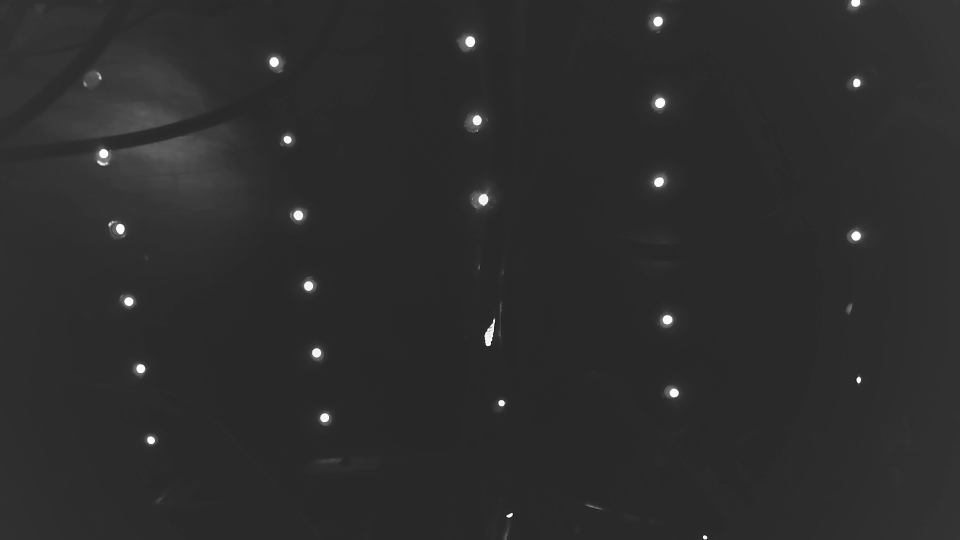
#> input picture quick_test_cam0_DirectShow_exp-6.jpg, 1920 x 1080 px, given in place of the camera (shown at 1/2 size)
$ python ultra_sensitive_test.py
#> lines starting #> are read from the running program, lines starting #| are printed output that depends on the picture; after the words box and inside, x2 and y2 are one past the last pixel; in counts of white or black regions, pixels touching at a corner belong together
#!/usr/bin/env python3
"""
超敏感红光检测测试 - 实时显示检测效果
"""

import cv2
import numpy as np
import time
import logging
import sys
from mqtt_camera_monitoring.config import ConfigManager
from mqtt_camera_monitoring.light_detector import RedLightDetector

def setup_logging():
    """设置日志"""
    logging.basicConfig(
        level=logging.INFO,
        format='%(asctime)s - %(levelname)s - %(message)s',
        handlers=[logging.StreamHandler(sys.stdout)]
    )

def balanced_detection(frame):
    """平衡的红光检测算法 - 适中敏感度"""
    if frame is None or frame.size == 0:
        return 0, [], np.zeros((frame.shape[0], frame.shape[1]), dtype=np.uint8)

    # 最小模糊减少噪声
    blurred = cv2.GaussianBlur(frame, (1, 1), 0) if frame.shape[0] > 100 else frame

    # 转换颜色空间
    hsv = cv2.cvtColor(blurred, cv2.COLOR_BGR2HSV)

    # 1. 适中的HSV红色检测
    lower_red_1 = np.array([0, 25, 25], dtype=np.uint8)
    upper_red_1 = np.array([18, 255, 255], dtype=np.uint8)
    lower_red_2 = np.array([160, 25, 25], dtype=np.uint8)
    upper_red_2 = np.array([180, 255, 255], dtype=np.uint8)

    mask1 = cv2.inRange(hsv, lower_red_1, upper_red_1)
    mask2 = cv2.inRange(hsv, lower_red_2, upper_red_2)
    hsv_mask = cv2.bitwise_or(mask1, mask2)

    # 2. 适中的亮度过滤
    brightness_mask = hsv[:, :, 2] > 30
    hsv_mask = cv2.bitwise_and(hsv_mask, brightness_mask.astype(np.uint8) * 255)

    # 3. 红色通道优势检测（适中条件）
    b, g, r = cv2.split(blurred)
    red_dominant = (r > g + 15) & (r > b + 15) & (r > 40)
    red_channel_mask = red_dominant.astype(np.uint8) * 255

    # 4. 组合检测结果（使用OR保持检测能力）
    final_mask = cv2.bitwise_or(hsv_mask, red_channel_mask)

    # 最小形态学处理
    if np.any(final_mask):
        kernel = cv2.getStructuringElement(cv2.MORPH_ELLIPSE, (1, 1))
        final_mask = cv2.morphologyEx(final_mask, cv2.MORPH_OPEN, kernel, iterations=1)

    # 查找轮廓
    contours, _ = cv2.findContours(final_mask, cv2.RETR_EXTERNAL, cv2.CHAIN_APPROX_SIMPLE)

    # 适度的轮廓过滤
    valid_contours = []
    for contour in contours:
        area = cv2.contourArea(contour)
        if area < 3 or area > 80000:  # 放宽面积限制
            continue

        # 基本形状检查
        x, y, w, h = cv2.boundingRect(contour)
        if w > 0 and h > 0:
            aspect_ratio = float(w) / h
            if aspect_ratio < 0.2 or aspect_ratio > 5.0:  # 放宽长宽比
                continue

        valid_contours.append(contour)

    return len(valid_contours), valid_contours, final_mask

def test_camera_balanced(camera_id: int, duration: int = 10):
    """测试单个摄像头的平衡检测"""
    print(f"\n=== 平衡检测测试摄像头 {camera_id} ===")

    # 初始化摄像头
    cap = cv2.VideoCapture(camera_id, cv2.CAP_DSHOW)
    if not cap.isOpened():
        print(f"❌ 摄像头 {camera_id} 无法打开")
        return False

    # 配置摄像头
    cap.set(cv2.CAP_PROP_FRAME_WIDTH, 640)
    cap.set(cv2.CAP_PROP_FRAME_HEIGHT, 480)
    cap.set(cv2.CAP_PROP_BUFFERSIZE, 1)
    cap.set(cv2.CAP_PROP_AUTO_EXPOSURE, 0.25)
    cap.set(cv2.CAP_PROP_EXPOSURE, -4)
    cap.set(cv2.CAP_PROP_BRIGHTNESS, 0.6)
    cap.set(cv2.CAP_PROP_CONTRAST, 0.6)
    cap.set(cv2.CAP_PROP_SATURATION, 0.8)

    print(f"✅ 摄像头 {camera_id} 初始化成功")

    # 预热
    for _ in range(5):
        ret, frame = cap.read()
        if not ret:
            print(f"❌ 摄像头 {camera_id} 无法读取帧")
            cap.release()
            return False

    print(f"开始 {duration} 秒平衡检测测试...")
    print("按 'q' 键提前退出，按 's' 键保存当前帧")

    detection_results = []
    start_time = time.time()
    frame_count = 0

    try:
        while time.time() - start_time < duration:
            ret, frame = cap.read()
            if not ret:
                continue

            frame_count += 1

            # 执行平衡检测
            count, contours, mask = balanced_detection(frame)
            detection_results.append(count)

            # 在原图上绘制检测结果
            result_frame = frame.copy()
            for contour in contours:
                x, y, w, h = cv2.boundingRect(contour)
                cv2.rectangle(result_frame, (x, y), (x+w, y+h), (0, 255, 0), 1)

            # 显示信息
            elapsed = time.time() - start_time
            cv2.putText(result_frame, f"Camera {camera_id}: {count} red lights",
                       (10, 30), cv2.FONT_HERSHEY_SIMPLEX, 0.7, (0, 255, 0), 2)
            cv2.putText(result_frame, f"Time: {elapsed:.1f}s",
                       (10, 60), cv2.FONT_HERSHEY_SIMPLEX, 0.7, (0, 255, 0), 2)

            # 显示原图和掩码
            display_frame = np.hstack([result_frame, cv2.cvtColor(mask, cv2.COLOR_GRAY2BGR)])
            cv2.imshow(f'Camera {camera_id} - Balanced Detection', display_frame)

            # 每秒输出一次结果
            if frame_count % 10 == 0:
                avg_count = np.mean(detection_results[-10:]) if len(detection_results) >= 10 else np.mean(detection_results)
                print(f"  {elapsed:.1f}s: 检测到 {count} 个红光 (平均: {avg_count:.1f})")

            # 检查按键
            key = cv2.waitKey(1) & 0xFF
            if key == ord('q'):
                print("用户退出测试")
                break
            elif key == ord('s'):
                filename = f"camera_{camera_id}_frame_{frame_count}.jpg"
                cv2.imwrite(filename, frame)
                print(f"保存帧到 {filename}")

    except KeyboardInterrupt:
        print("用户中断测试")

    finally:
        cap.release()
        cv2.destroyAllWindows()

    # 统计结果
    if detection_results:
        total_detections = len(detection_results)
        non_zero_detections = len([x for x in detection_results if x > 0])
        avg_count = np.mean(detection_results)
        max_count = max(detection_results)

        print(f"\n📊 摄像头 {camera_id} 平衡检测统计:")
        print(f"  总检测次数: {total_detections}")
        print(f"  检测到红光次数: {non_zero_detections} ({non_zero_detections/total_detections*100:.1f}%)")
        print(f"  平均红光数量: {avg_count:.2f}")
        print(f"  最大红光数量: {max_count}")

        return non_zero_detections > 0

    return False

def main():
    """主函数"""
    print("=== 平衡红光检测算法测试 ===")
    print("实时显示检测效果，绿色框标记检测到的红光")
    print("减少误检，提高检测精度")
    print("按 'q' 退出，按 's' 保存当前帧")
    print()

    setup_logging()

    try:
        # 测试所有摄像头
        successful_cameras = []

        for camera_id in range(6):
            try:
                success = test_camera_balanced(camera_id, duration=15)
#> the loop in test_camera_balanced, `for _ in range(5):` made 5 passes
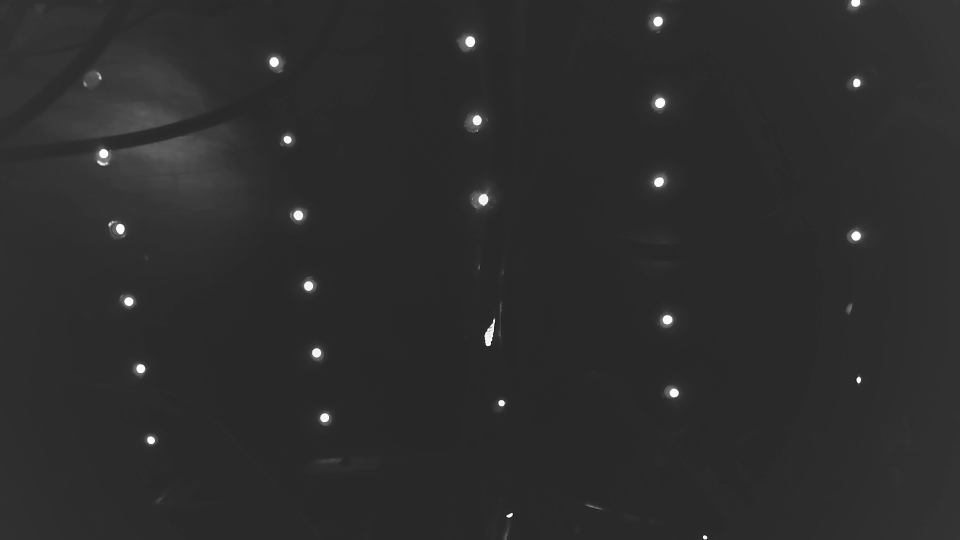
#> input picture quick_test_cam0_DirectShow_exp-6.jpg, 1920 x 1080 px, given in place of the camera (shown at 1/2 size)
#> in test_camera_balanced, frame is the input picture: shape (1080, 1920, 3); min 3, max 255, mean 44.6
#> in balanced_detection, `hsv = cv2.cvtColor(blurred, cv2.COLOR_BGR2HSV)`: hsv: shape (1080, 1920, 3); mean H, S, V 0, 0, 44.6
#> in balanced_detection, `mask1 = cv2.inRange(hsv, lower_red_1, upper_red_1)`: mask1: shape (1080, 1920); every value is 0
#> in balanced_detection, `brightness_mask = hsv[:, :, 2] > 30`:
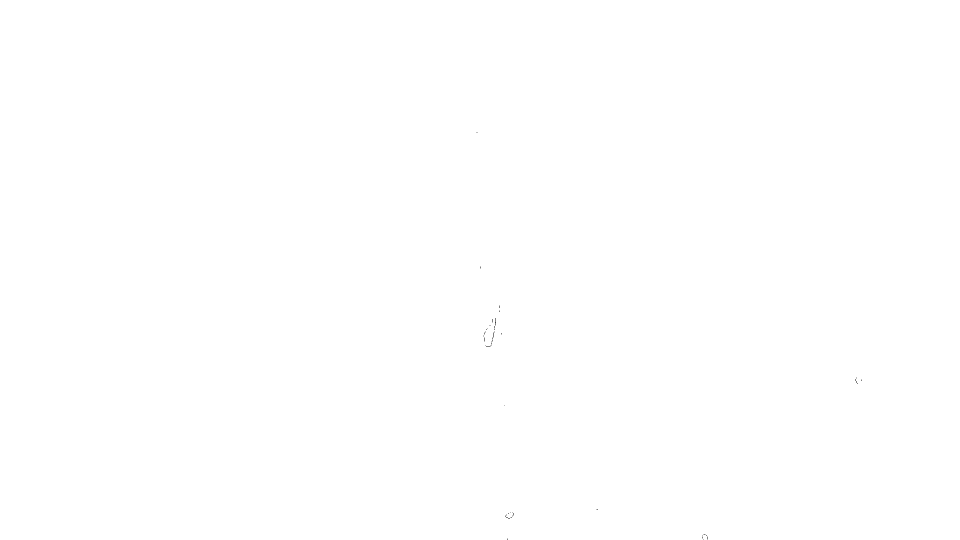
#> brightness_mask: shape (1080, 1920) bool (shown at 1/2 size); 100% white; black in thin lines or dots, all inside (x1, y1, x2, y2) = (953, 264, 1724, 1080)
#> in balanced_detection, `red_dominant = (r > g + 15) & (r > b + 15) & (r > 40)`:
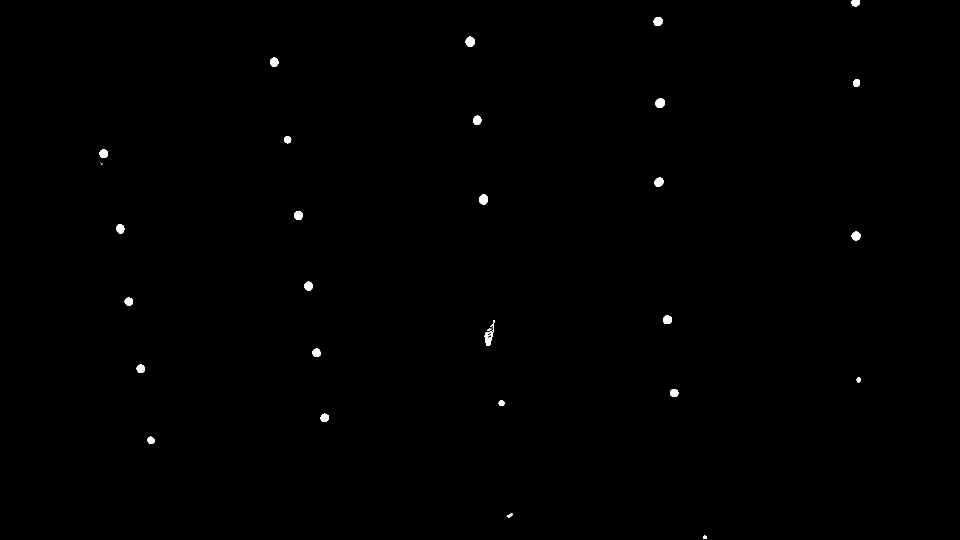
#> red_dominant: shape (1080, 1920) bool (shown at 1/2 size); 0.28% white; 31 white regions (3 under 20 px), largest, box (x1, y1, x2, y2) and area: (969, 647, 988, 692) 305, (931, 73, 950, 94) 298, (1311, 197, 1330, 216) 290
#> in balanced_detection, `red_channel_mask = red_dominant.astype(np.uint8) * 255`: red_channel_mask: shape (1080, 1920); 0.28% white; 31 white regions (3 under 20 px)
#> in balanced_detection, `contours, _ = cv2.findContours(final_mask, cv2.RETR_EXTERNAL, cv2.CHAI..`: contours = 31 contours, 4 with area under 20; largest, box (x1, y1, x2, y2) and area: (969, 647, 988, 692) 329, (931, 73, 950, 94) 271, (958, 389, 976, 410) 261, (1311, 197, 1330, 216) 260, (1307, 34, 1325, 52) 240
#> the loop in balanced_detection, `for contour in contours:` made 31 passes
#> (area, x, y, w, h, aspect_ratio) on passes 1, 2, 3, 4, 5, 6, 7, 8, 9, 11, 13, 14: (33, 1406, 1071, 8, 7, 1.14), (43.5, 1013, 1027, 12, 8, 1.5), (144.5, 295, 873, 14, 15, 0.933), (195.5, 641, 827, 17, 17, 1), (91, 997, 801, 12, 11, 1.09), (197, 1340, 778, 17, 16, 1.06), (59.5, 1713, 754, 9, 12, 0.75), (200.5, 273, 729, 17, 17, 1), (205.5, 625, 697, 17, 17, 1), (329, 969, 647, 19, 45, 0.422), (226.5, 1326, 631, 18, 17, 1.06), (197.5, 249, 595, 17, 17, 1)
#> after the loop in balanced_detection, `for contour in contours:`: valid_contours = 29 contours, 2 with area under 20; largest, box (x1, y1, x2, y2) and area: (969, 647, 988, 692) 329, (931, 73, 950, 94) 271, (958, 389, 976, 410) 261, (1311, 197, 1330, 216) 260, (1307, 34, 1325, 52) 240
#> in test_camera_balanced, `count, contours, mask = balanced_detection(frame)`: count = 29; contours has the same summary as valid_contours in balanced_detection
#> the loop in test_camera_balanced, `for contour in contours:` made 29 passes
#> (x, y, w, h) on passes 1 to 12: (1406, 1071, 8, 7), (1013, 1027, 12, 8), (295, 873, 14, 15), (641, 827, 17, 17), (997, 801, 12, 11), (1340, 778, 17, 16), (1713, 754, 9, 12), (273, 729, 17, 17), (625, 697, 17, 17), (975, 657, 8, 5), (969, 647, 19, 45), (987, 640, 3, 6)
#> after the loop in test_camera_balanced, `for contour in contours:`:
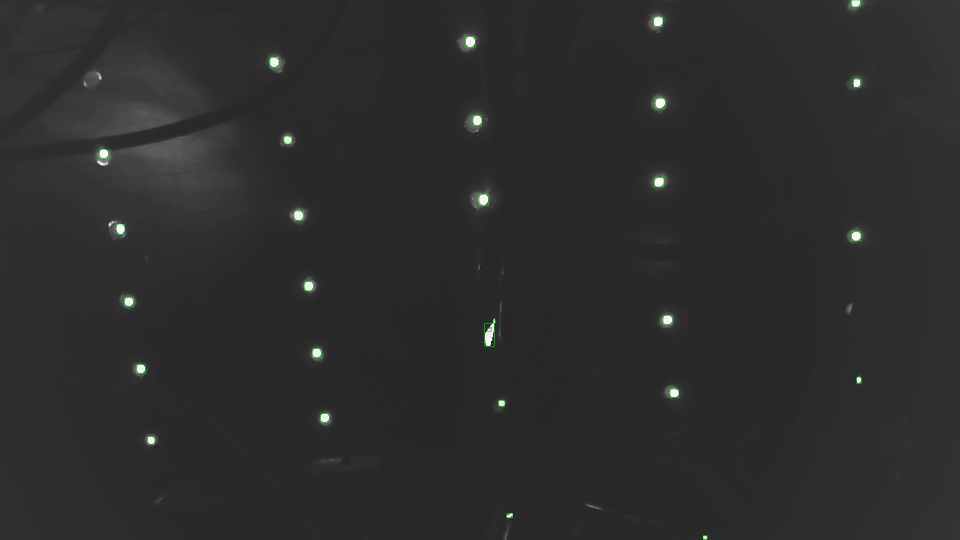
#> result_frame: shape (1080, 1920, 3) (shown at 1/2 size); 0.09% of pixels changed, all inside (x1, y1, x2, y2) = (199, 0, 1723, 1079)
#> in test_camera_balanced, `cv2.putText(result_frame, f"Camera {camera_id}: {count} red lights", (..`:
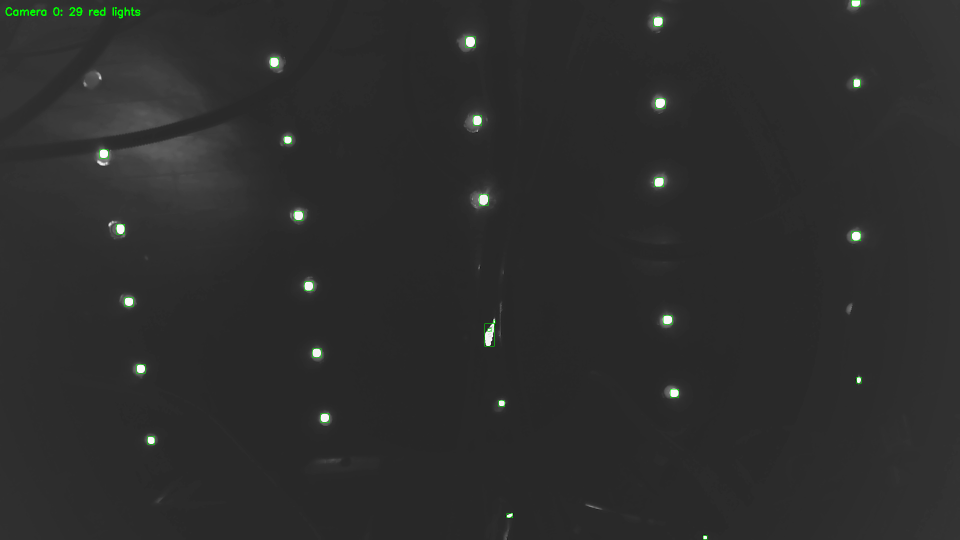
#> result_frame: shape (1080, 1920, 3) (shown at 1/2 size); 0.08% of pixels changed, all inside (x1, y1, x2, y2) = (11, 14, 281, 37)
#> in test_camera_balanced, `cv2.putText(result_frame, f"Time: {elapsed:.1f}s", (10, 60), cv2.FONT_..`: result_frame: shape (1080, 1920, 3); 0.04% of pixels changed, all inside (x1, y1, x2, y2) = (10, 44, 125, 62)
#> in test_camera_balanced, `display_frame = np.hstack([result_frame, cv2.cvtColor(mask, cv2.COLOR_..`:
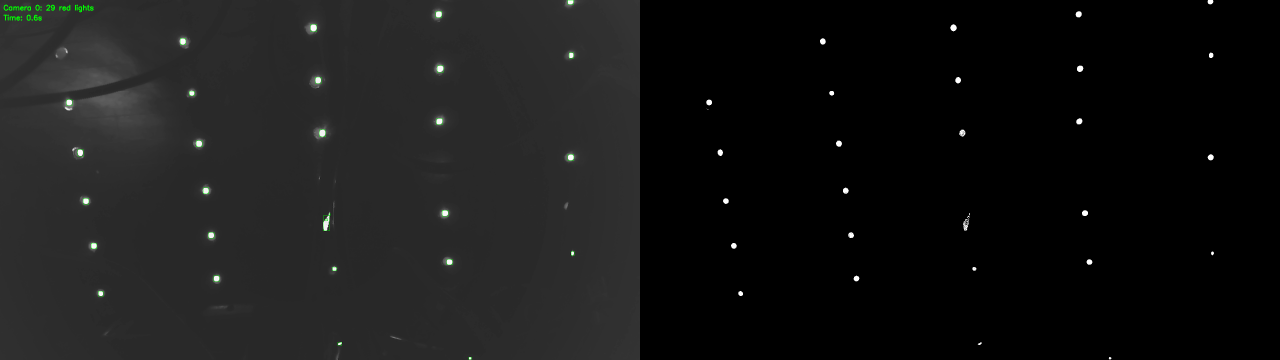
#> display_frame: shape (1080, 3840, 3) (shown at 1/3 size); mean B, G, R 22.6, 22.8, 22.6
#> (key q is pressed here)
#> in test_camera_balanced, `total_detections = len(detection_results)`: total_detections = 1
#> in test_camera_balanced, `avg_count = np.mean(detection_results)`: avg_count = 29
#|   总检测次数: 1
#|   检测到红光次数: 1 (100.0%)
#|   平均红光数量: 29.00
#|   最大红光数量: 29
#> success = True
                if success:
                    successful_cameras.append(camera_id)
                    print(f"✅ 摄像头 {camera_id} 检测到红光")
                else:
                    print(f"⚠️  摄像头 {camera_id} 未检测到红光")

            except Exception as e:
                print(f"❌ 摄像头 {camera_id} 测试失败: {e}")

            print("-" * 50)

        # 总结
        print(f"\n🎯 平衡检测测试总结:")
        print(f"  成功检测红光的摄像头: {successful_cameras}")
        print(f"  检测成功率: {len(successful_cameras)}/6 ({len(successful_cameras)/6*100:.1f}%)")

        if successful_cameras:
            print(f"\n✅ 平衡检测算法成功！")
            print(f"建议使用摄像头: {successful_cameras}")
        else:
            print(f"\n❌ 所有摄像头都未检测到红光")
            print(f"建议检查红色光源是否存在")

    except Exception as e:
        print(f"❌ 测试失败: {e}")
        return 1

    return 0

if __name__ == "__main__":
    sys.exit(main())
#> (the program exits here)
